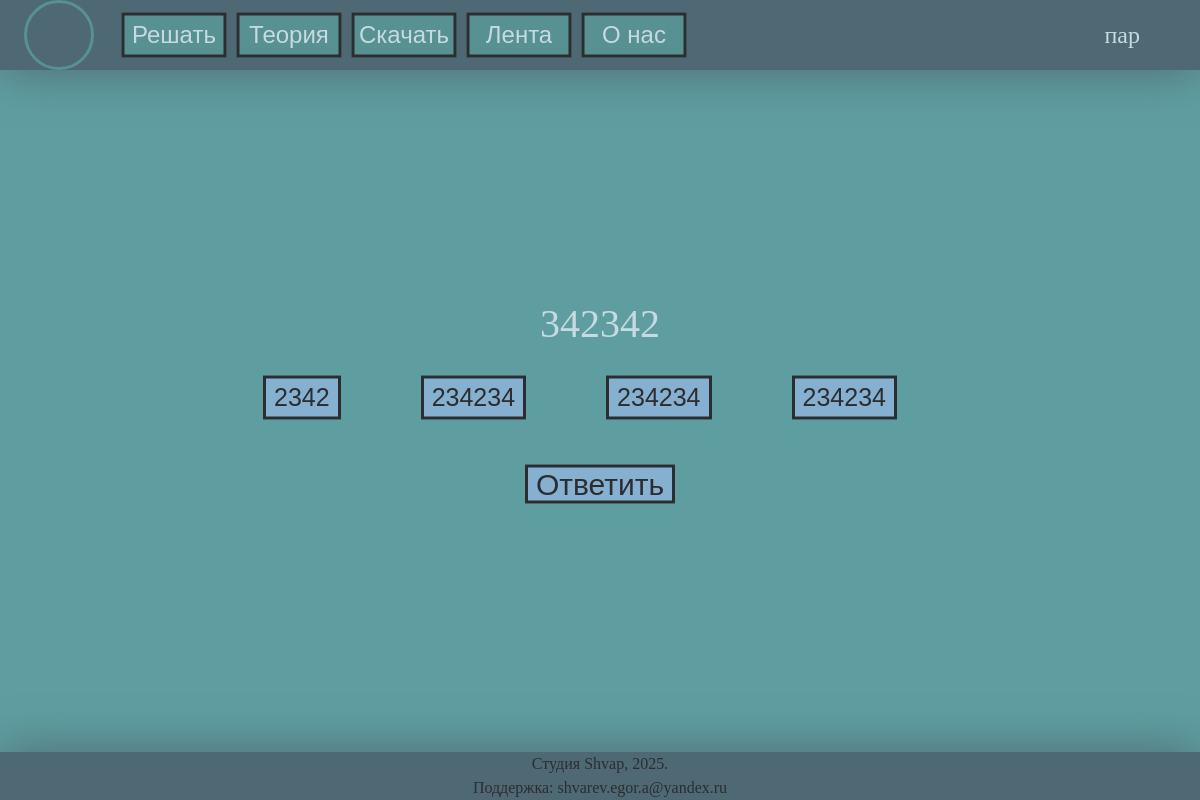
The app's page /SolvePart/1 (signed in) with its own data.
### DatabasesScript.py (models this page shows)
class Question(Base):
    __tablename__ = 'Questionsss'
    OuestionID = Column(Integer, primary_key=True)
    QuestionName = Column(String(500), nullable = False)
    QuestionOne = Column(String(200), nullable = False)
    QuestionTwo = Column(String(200), nullable = False)
    QuestionThree = Column(String(200), nullable = False)
    QuestionFour = Column(String(200), nullable = False)
    ThemeID = Column(Integer, nullable=False)

### MainScript.py (the view)
@app.route('/SolvePart/<ThemeId>', methods = ['GET', 'POST'])
def solve_part(ThemeId):
    MadeQsts(id=ThemeId)
    session['RightAnswers'] = 0
    session['minus'] = None
    session['last_question'] = 0
    return MadeQuestion(session['questions'][0])

### MainScript.py (called while the page is built)
def QuizForm(thid):
    Questions = db_session.query(Question).filter_by(ThemeID = thid).all()
    return Questions

def MadeQsts(id):
    questions = QuizForm(id)
    random.shuffle(questions)
    quests = []
    for e,i in enumerate(questions):
        if e == 10: break
        current_quest = []
        current_quest.append(e)
        current_quest.append(i.QuestionName)
        current_quest.append(i.QuestionOne)
        current_quest.append(i.QuestionTwo)
        current_quest.append(i.QuestionThree)
        current_quest.append(i.QuestionFour)
        quests.append(current_quest)
    session['questions'] = quests

def MadeQuestion(Question):
    answer_list = [Question[2],Question[3],Question[4],Question[5]]
    random.shuffle(answer_list)
    session['Solved'] = False
    if session['minus'] == None:
        session['minus'] = Question[0] - 1
    return render_template('SolvePart.html',question = Question[1], question_id = Question[0]-session['minus'], answer_list = answer_list, username= session['username'])

### templates/SolvePart.html (shortened to what this page needs)
{% extends "Base.html" %}
{% block body %}
<div class = 'CenterDiv' style = 'width: 40%; display: block; text-align:center'>
    <form action="/question_solve" method="post">
    <h1 style = 'margin-bottom:20px; color: #C6DAE1; '>{{ question }}</h1>
    <div style = 'display: flex; align-items: center; justify-content: center; margin-bottom: 40px; gap: 40px'>
        {% for answer in answer_list %}
        <input id = '{{answer}}' type='radio' name ='ans_text' value = '{{answer}}'> <label class = 'MainLabel' for = '{{answer}}'> {{answer}}</label> <br> <br>
        {% endfor %}
    </div>
    <input id = 'SubmitBtn' class = 'SimpleBtn' type="submit" value="Submit"> <label class = 'MainLabel Answer' for ='SubmitBtn'>Ответить</label>
    </form>
</div>
<br><br><br><br><br><br><br><br><br><br>
{% endblock %}

### static/MainClasses.css (style rules this page uses)
h1 { font-size: 40px; font-family: 'Jost'; }

### static/CustomClasses.css (style rules this page uses)
.CenterDiv { position: fixed; top: 50%; left: 50%; transform: translate(-50%,-50%) }
.MainLabel { background-color: #85b0cf; transition: all .2s; text-decoration: none; padding-left: 8px; padding-right: 8px; border: 3px solid #2C2D31; cursor: pointer; font-family: 'Jost', Tahoma, Verdana, sans-serif; font-size: 25px; color: #2C2D31 }
.MainLabel.Answer { font-size: 30px; }

### records on screen
Question: QuestionName "342342", QuestionFour "2342", QuestionTwo "234234", QuestionThree "234234", QuestionOne "234234"

### other values on screen
{{ username }} "пар"
